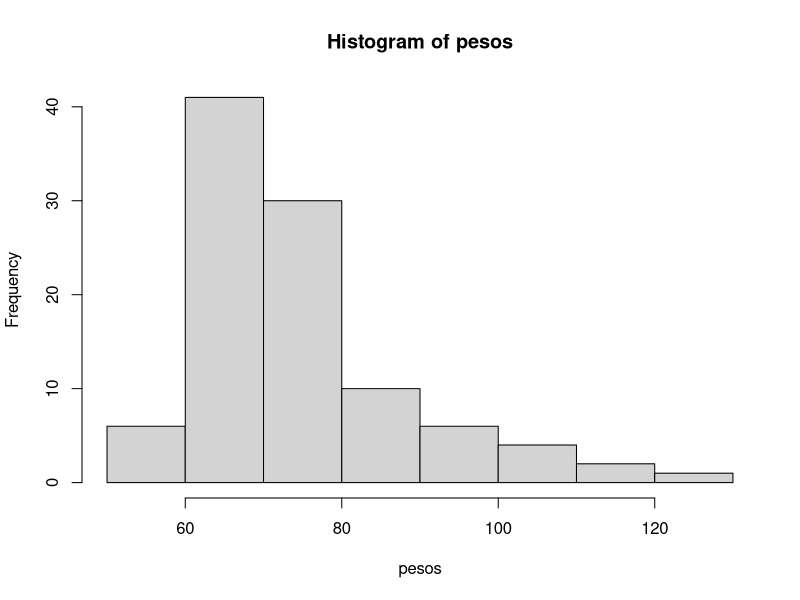
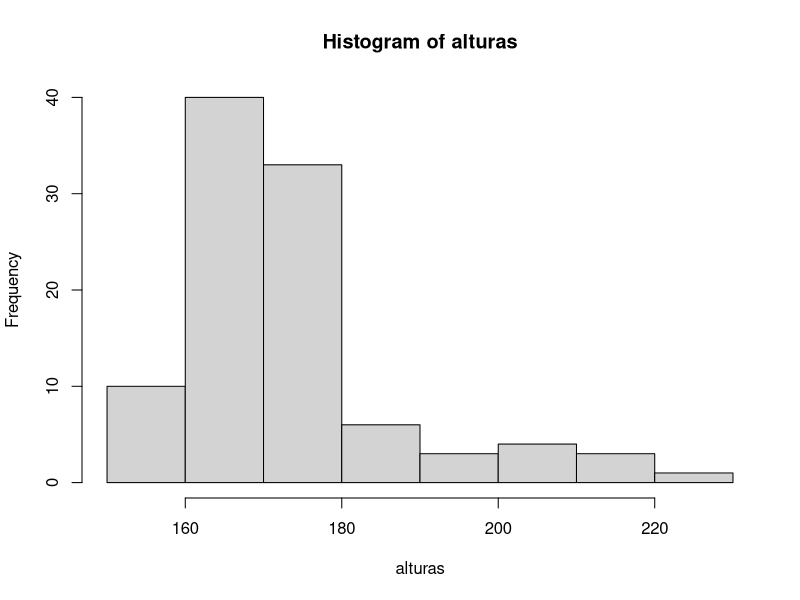
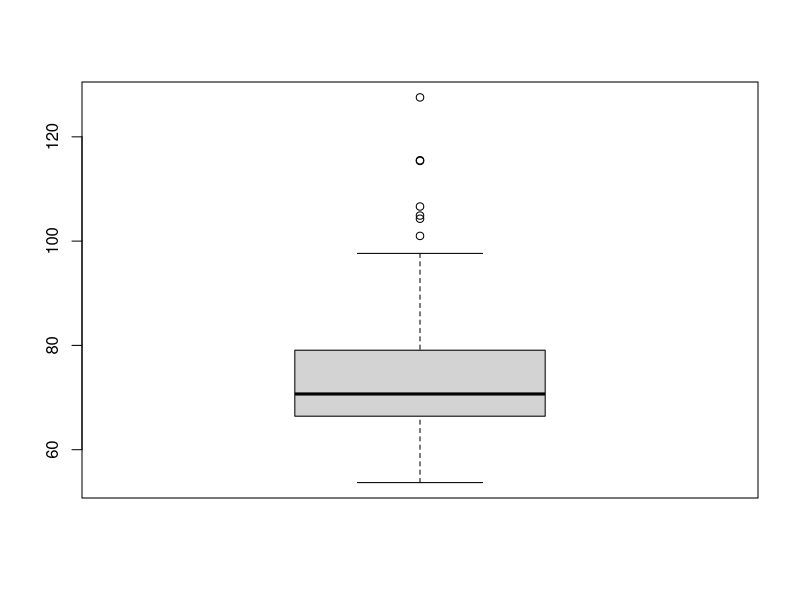
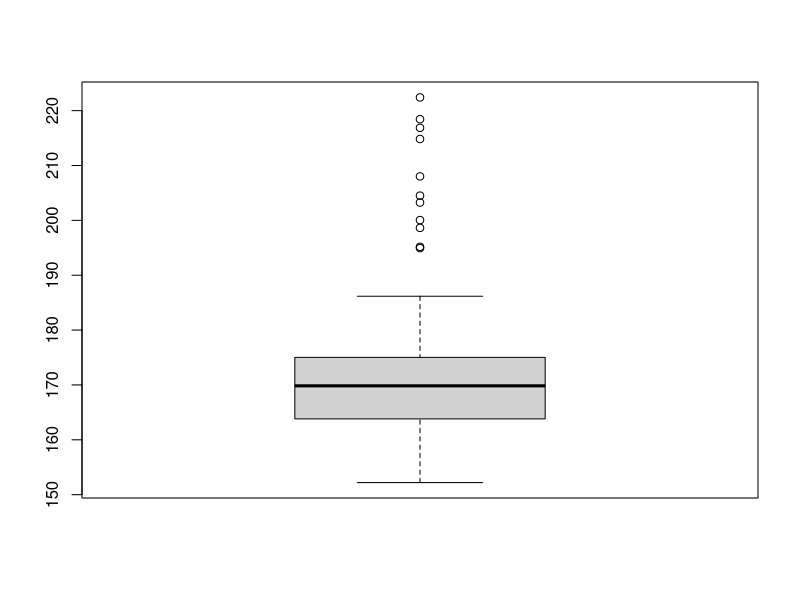
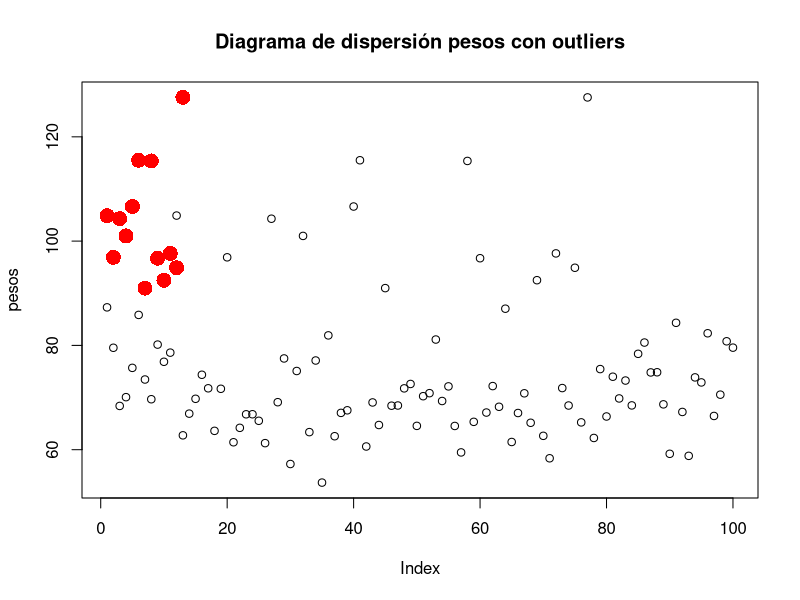
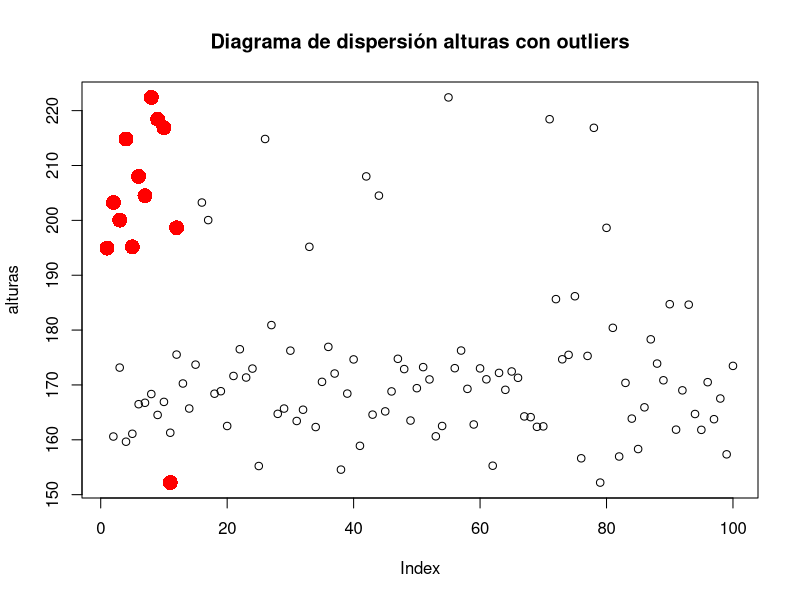
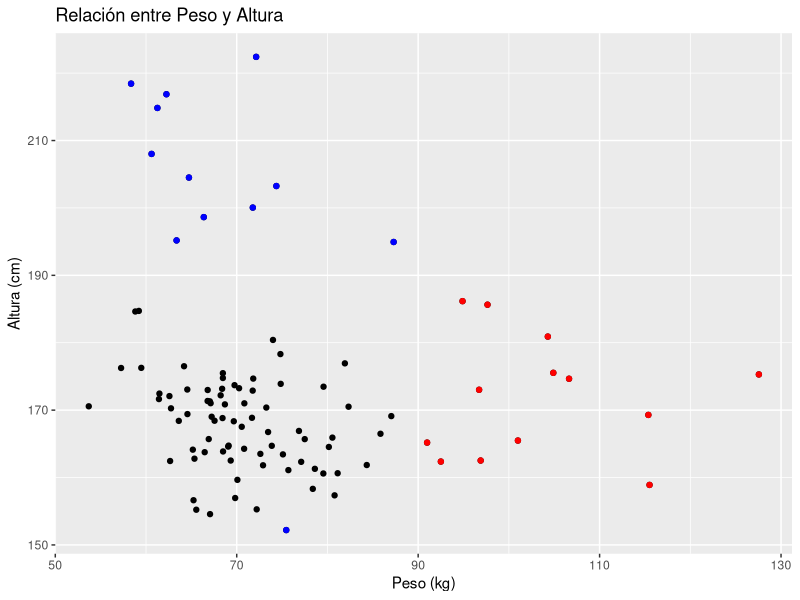

R code for these plots, in order:
## ---- chunk 1
knitr::opts_chunk$set(echo = TRUE)
## ---- chunk 2
# Generar distribución normal con media 50 y desviación estándar 10
pesos <- rnorm(100, mean = 68.5, sd = 7.5)
alturas <- rnorm(100, mean = 167.9, sd = 6.56)
# Introducir valores atípicos
for (i in 1:20) {
  index <- sample.int(length(pesos), 1)
  pesos[index] <- pesos[index] + runif(n = 1, min = 0, max = 50)
}
for (i in 1:20) {
  index <- sample.int(length(alturas), 1)
  alturas[index] <- alturas[index] + runif(n = 1, min = 0, max = 50)
}
## ---- chunk 3
hist(pesos)
## ---- chunk 4
hist(alturas)
## ---- chunk 5

boxplot(pesos)


## ---- chunk 6
boxplot(alturas)
## ---- chunk 7
# Utilizar el método IQR (Rango intercuartílico)
iqr <- IQR(pesos)
limite_superior_p <- median(pesos) + 1.5 * iqr
limite_inferior_p <- median(pesos) - 1.5 * iqr
outliers_p <- pesos[pesos > limite_superior_p | pesos < limite_inferior_p]
## ---- chunk 8
print(paste("[", limite_inferior_p, ",", limite_superior_p, "]")) 
## ---- chunk 9
outliers_p
## ---- chunk 10
# Utilizar el método IQR (Rango intercuartílico)
iqr <- IQR(alturas)
limite_superior_a <- median(alturas) + 1.5 * iqr
limite_inferior_a <- median(alturas) - 1.5 * iqr
outliers_a <- alturas[alturas > limite_superior_a | alturas < limite_inferior_a]
## ---- chunk 11
print(paste("[", limite_inferior_a, ",", limite_superior_a, "]"))
## ---- chunk 12
outliers_a
## ---- chunk 13
plot(pesos, main = "Diagrama de dispersión pesos con outliers")
points(outliers_p, col = "red", pch = 16,cex = 2)

## ---- chunk 14
plot(alturas, main = "Diagrama de dispersión alturas con outliers")
points(outliers_a, col = "red", pch = 16,cex = 2)

## ---- chunk 15
conjunto = cbind(pesos, alturas)
head(conjunto)
## ---- chunk 16
# Importar librerías
library(tidyverse)
# Gráfico de dispersión
ggplot(conjunto, aes(x = pesos, y = alturas)) +
  geom_point() +
  geom_point(data = subset(conjunto, pesos %in% outliers_p), 
             aes(x = pesos, y = alturas), color = "red") +  # Pesos
   geom_point(data = subset(conjunto, alturas %in% outliers_a), 
             aes(x = pesos, y = alturas), color = "blue") +  # Pesos
labs(title = "Relación entre Peso y Altura",
x = "Peso (kg)", y = "Altura (cm)")
